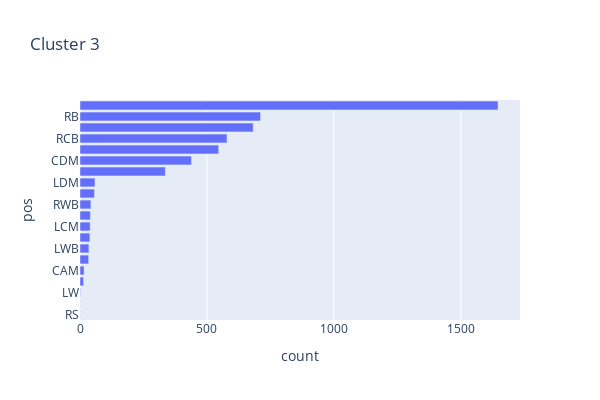

Notebook code cell kept with this figure:
### Code cell
print("Cluster 4")
pos=list()
count=list()
for j in clusts[3]:
    pos.append(j)
    count.append(clusts[3][j])
    #making a pandas df to store this
d = pd.DataFrame()
d['pos'] = pos
d['count'] = count
d = d.sort_values(by=['count'])
fig = px.bar(d, x="count", y="pos",title="Cluster "+str(3),width=600,height=400)
fig.show()

### Figure 1 — Plotly figure (JSON) as saved in the notebook; plotly's stock layout.template omitted (floating-point values rounded to 4 significant figures)
{"data": [{"alignmentgroup": "True", "hovertemplate": "count=%{x}<br>pos=%{y}<extra></extra>", "legendgroup": "", "marker": {"color": "#636efa"}, "name": "", "offsetgroup": "", "orientation": "h", "showlegend": false, "textposition": "auto", "type": "bar", "x": [1, 1, 2, 14, 16, 34, 35, 39, 40, 41, 43, 57, 59, 336, 439, 546, 579, 682, 711, 1646], "xaxis": "x", "y": ["RS", "GK", "LW", "ST", "CAM", "LM", "LWB", "RM", "LCM", "RCM", "RWB", "RDM", "LDM", "CM", "CDM", "LCB", "RCB", "LB", "RB", "CB"], "yaxis": "y"}], "layout": {"barmode": "relative", "height": 400, "legend": {"tracegroupgap": 0}, "title": {"text": "Cluster 3"}, "width": 600, "xaxis": {"anchor": "y", "domain": [0, 1], "title": {"text": "count"}}, "yaxis": {"anchor": "x", "domain": [0, 1], "title": {"text": "pos"}}}}
